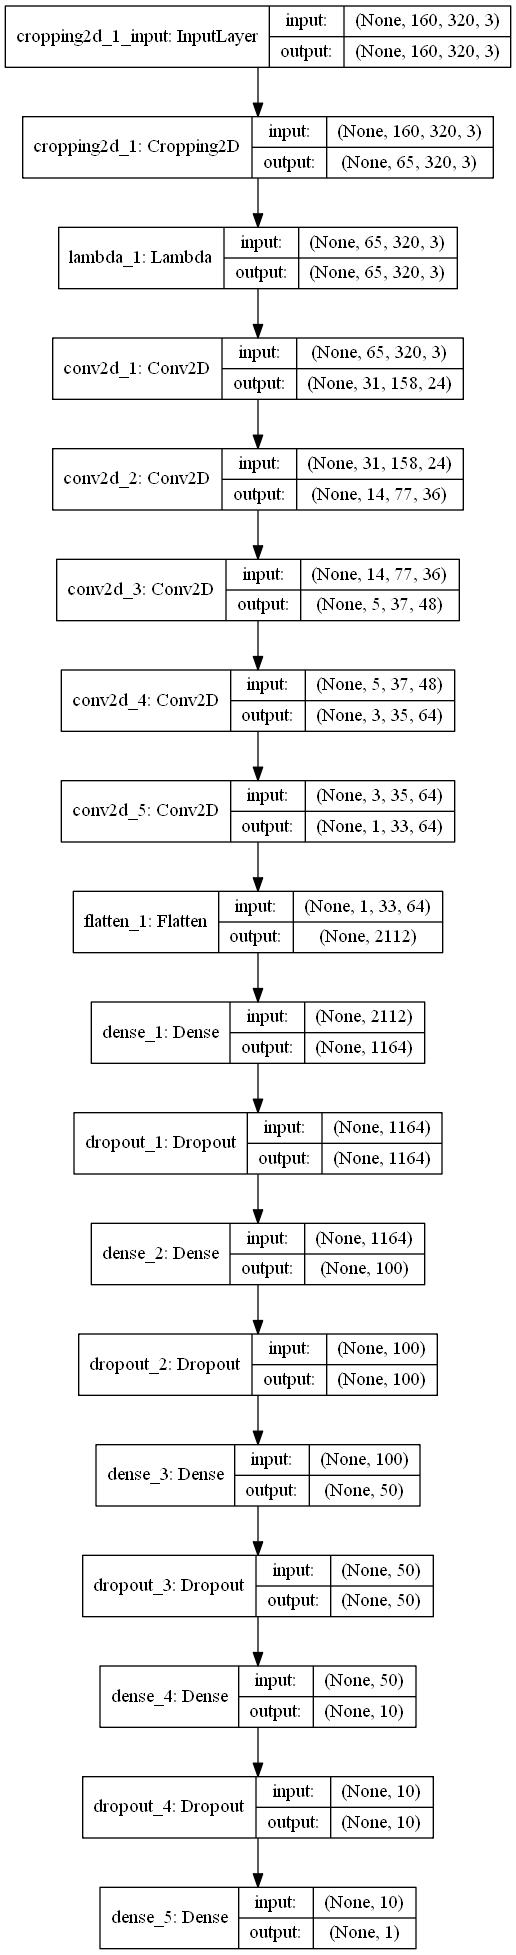

Generate this figure with Python:
import csv
import skimage
import skimage.io
import numpy as np
import sklearn
from sklearn.model_selection import train_test_split
from keras.models import Sequential
from keras.layers import Flatten, Dense, Lambda, Dropout
from keras.layers import Conv2D, Cropping2D
from keras.callbacks import ModelCheckpoint
from keras.utils import plot_model
import matplotlib.pyplot as plt

samples = []
with open('./data/driving_log.csv') as csvfile:
    reader = csv.reader(csvfile)
    heading = next(reader)
    for line in reader:
        samples.append(line)

train_samples, validation_samples = train_test_split(samples, test_size=0.2)

batch_size = 128

def create_histograms(samples):
    steering_angles = np.array([float(sample[3]) for sample in samples])
    plt.hist(steering_angles, 50)
    plt.savefig("histogram_input_steering_angles.png")
    steering_angles_left_right = np.concatenate((steering_angles, steering_angles + 0.2, steering_angles - 0.2))
    plt.clf()
    plt.hist(steering_angles_left_right, 50)
    plt.savefig("histogram_left_right_steering_angles.png")
    steering_angles_final = np.concatenate((steering_angles, -steering_angles))
    plt.clf()
    plt.hist(steering_angles_left_right, 50)
    plt.savefig("histogram_final_steering_angles.png")

def read_image(filename: str):
    return skimage.io.imread(filename)

def flip_horizontally(image):
    return image[:, ::-1, :]

def generator(samples, batch_size=32):
    num_samples = len(samples)
    while 1: # Loop forever so the generator never terminates
        shuffled_samples = sklearn.utils.shuffle(samples)
        for offset in range(0, num_samples, batch_size):
            batch_samples = shuffled_samples[offset:offset+batch_size]

            images = []
            angles = []
            for batch_sample in batch_samples:
                image_center = read_image('./data/IMG/'+batch_sample[0].split('/')[-1])
                image_left = read_image('./data/IMG/'+batch_sample[1].split('/')[-1])
                image_right = read_image('./data/IMG/'+batch_sample[2].split('/')[-1])
                correction = 0.2
                steering_center = float(batch_sample[3])
                # create adjusted steering measurements for the side camera images
                steering_left = steering_center + correction
                steering_right = steering_center - correction
                images.append(image_center)
                images.append(image_left)
                images.append(image_right)
                angles.append(steering_center)
                angles.append(steering_left)
                angles.append(steering_right)

                # also add flipped versions of the images with flipped steering angles
                image_center_flipped = flip_horizontally(image_center)
                image_left_flipped = flip_horizontally(image_left)
                image_right_flipped = flip_horizontally(image_right)
                images.append(image_center_flipped)
                images.append(image_left_flipped)
                images.append(image_right_flipped)
                angles.append(-steering_center)
                angles.append(-steering_left)
                angles.append(-steering_right)

            # The above code creates 6*batch_size samples.
            # In the following, we will at most yield batch_size samples at once.
            X_train, y_train = sklearn.utils.shuffle(np.array(images), np.array(angles))
            num_entries = X_train.shape[0]
            for i in range(0, 6):
                sub_offset = i*batch_size
                sub_offset_end = sub_offset+batch_size
                sub_offset_end_real = min(sub_offset_end, num_entries)
                yield X_train[sub_offset:sub_offset_end_real], y_train[sub_offset:sub_offset_end_real]
                if sub_offset_end >= num_entries:
                    break

create_histograms(samples)

# compile and train the model using the generator function
train_generator = generator(train_samples, batch_size=batch_size)
validation_generator = generator(validation_samples, batch_size=batch_size)

ch, row, col = 3, 160, 320  # source image format

# adopted the nVidia model from the paper
# "End to End Learning for Self-Driving Cars", Bojarski et al., 2016
model = Sequential()
model.add(Cropping2D(cropping=((70, 25), (0, 0)), input_shape=(row, col, ch)))
model.add(Lambda(lambda x: x/127.5 - 1.))#, output_shape=(ch, row, col))
model.add(Conv2D(24, 5, strides=(2, 2), padding='valid', activation='relu'))
model.add(Conv2D(36, 5, strides=(2, 2), padding='valid', activation='relu'))
model.add(Conv2D(48, 5, strides=(2, 2), padding='valid', activation='relu'))
model.add(Conv2D(64, 3, strides=(1, 1), padding='valid', activation='relu'))
model.add(Conv2D(64, 3, strides=(1, 1), padding='valid', activation='relu'))
model.add(Flatten())
# to cope with overfitting, dropout layers are added after each fully-connected layer
model.add(Dense(1164, activation='relu'))
model.add(Dropout(0.5))
model.add(Dense(100, activation='relu'))
model.add(Dropout(0.5))
model.add(Dense(50, activation='relu'))
model.add(Dropout(0.5))
model.add(Dense(10, activation='relu'))
model.add(Dropout(0.5))
model.add(Dense(1, activation='tanh'))

plot_model(model, to_file='model.png', show_shapes=True)

steps_per_epoch = int(len(train_samples) * 6 / batch_size)
validation_steps = int(len(validation_samples) * 6 / batch_size)
print("steps per epoch: {}, validation_steps{}".format(steps_per_epoch, validation_steps))

model.compile(loss='mse', optimizer='adam')
checkpointCallback = ModelCheckpoint("weights.{epoch:02d}-{val_loss:.4f}.h5", save_best_only=True)
model.fit_generator(train_generator,
                    steps_per_epoch=steps_per_epoch,
                    validation_data=validation_generator,
                    validation_steps=validation_steps,
                    epochs=20, callbacks=[checkpointCallback])
